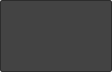
<?xml version="1.0" encoding="UTF-8"?>
<ui version="4.0">
 <class>RecordDlg</class>
 <widget class="QDialog" name="RecordDlg">
  <property name="geometry">
   <rect>
    <x>0</x>
    <y>0</y>
    <width>112</width>
    <height>72</height>
   </rect>
  </property>
  <property name="minimumSize">
   <size>
    <width>112</width>
    <height>72</height>
   </size>
  </property>
  <property name="maximumSize">
   <size>
    <width>112</width>
    <height>72</height>
   </size>
  </property>
  <property name="windowTitle">
   <string>Dialog</string>
  </property>
  <layout class="QGridLayout" name="gridLayout">
   <property name="leftMargin">
    <number>0</number>
   </property>
   <property name="topMargin">
    <number>0</number>
   </property>
   <property name="rightMargin">
    <number>0</number>
   </property>
   <property name="bottomMargin">
    <number>0</number>
   </property>
   <property name="spacing">
    <number>0</number>
   </property>
   <item row="0" column="0">
    <widget class="QFrame" name="RecordBackFrame">
     <property name="styleSheet">
      <string notr="true">#RecordBackFrame{

background-color: rgb(67, 67, 67);
border-radius:2px;
border:1px solid rgba(44,44,44,255);
}</string>
     </property>
     <property name="frameShape">
      <enum>QFrame::StyledPanel</enum>
     </property>
     <property name="frameShadow">
      <enum>QFrame::Raised</enum>
     </property>
     <layout class="QVBoxLayout" name="verticalLayout" stretch="0,0">
      <property name="spacing">
       <number>0</number>
      </property>
      <property name="leftMargin">
       <number>0</number>
      </property>
      <property name="topMargin">
       <number>4</number>
      </property>
      <property name="rightMargin">
       <number>0</number>
      </property>
      <property name="bottomMargin">
       <number>4</number>
      </property>
      <item>
       <widget class="ButtonWdg" name="StopRecordBtn" native="true">
        <property name="minimumSize">
         <size>
          <width>112</width>
          <height>32</height>
         </size>
        </property>
        <property name="maximumSize">
         <size>
          <width>112</width>
          <height>32</height>
         </size>
        </property>
       </widget>
      </item>
      <item>
       <widget class="ButtonWdg" name="SuspendOrRecovery" native="true"/>
      </item>
     </layout>
    </widget>
   </item>
  </layout>
 </widget>
 <customwidgets>
  <customwidget>
   <class>ButtonWdg</class>
   <extends>QWidget</extends>
   <header>buttonwdg.h</header>
   <container>1</container>
  </customwidget>
 </customwidgets>
 <resources/>
 <connections/>
</ui>
